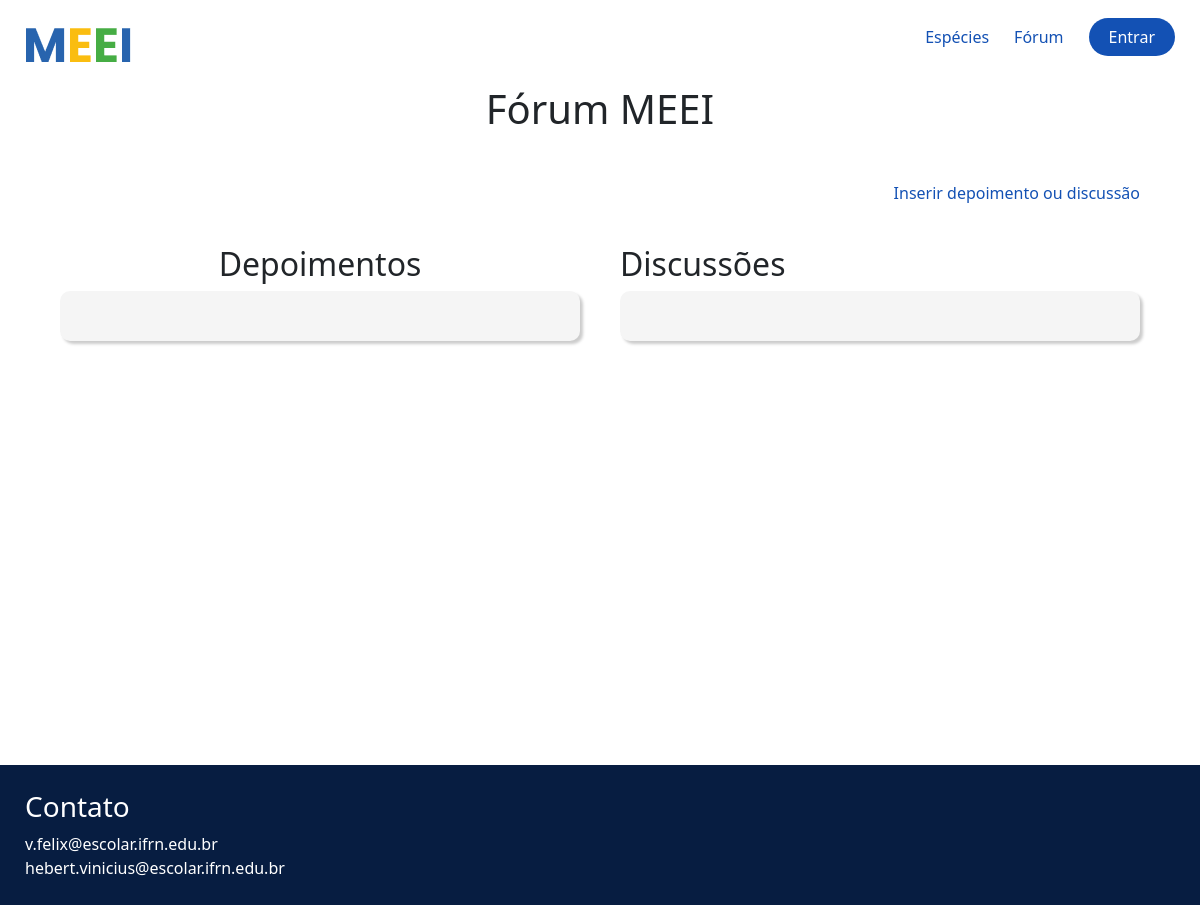
The app's page /noticias/forum/, older data.
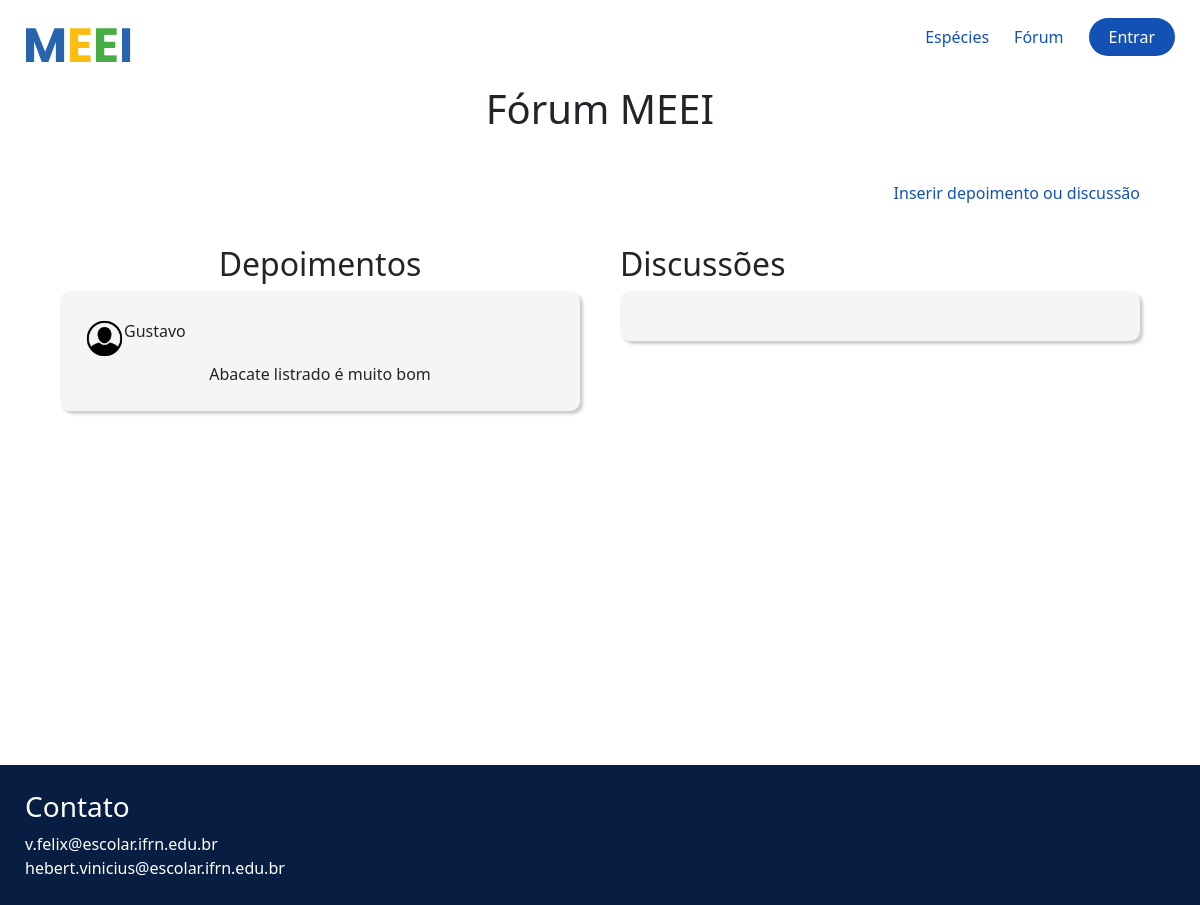
The same page, newer data.
### noticias/models.py (models this page shows, shortened)
class Depoimentos(models.Model):
    DEPOIMENTOS_CHOICES = (
        ('depoimento', 'Depoimento'),
        ('discussao', 'Discussão')
    )
    email = models.EmailField(max_length=150)
    nome = models.CharField(max_length=150)
    depoimento_ou_discussao = models.CharField(
        max_length=11, choices=DEPOIMENTOS_CHOICES
    )
    relato = models.TextField()

### noticias/views.py (the view)
# urls.py: path('forum/', forum, name='forum'),
def forum(request):
    depoimentos = Depoimentos.objects.filter(depoimento_ou_discussao='depoimento')
    discussoes = Depoimentos.objects.filter(depoimento_ou_discussao='discussao')
    context = {'depoimentos': depoimentos, 'discussoes': discussoes}
    return render(request, 'noticias/forum.html', context)

### noticias/templates/noticias/forum.html (shortened to what this page needs)
{% extends "global/base.html" %}
{% load static %}
{% block content %}
<h1 class="title-forum">Fórum MEEI</h1>
    <div class="d-flex justify-content-end">
        <a href="{% url 'depoimentos' %}" class="lista-telas__especie text-decoration-none">Inserir depoimento ou discussão</a>
    </div>
    <section class="conteudo-depoimentos">
        <div class="depoimentos" style="width: 60%;">
        <h2>Depoimentos</h2>
        <div class="conteudo-depoimentos_depoimento">
            {% for i in depoimentos %}
                <div class="conteudo-depoimentos_depoimento_usuario">
                    <span class="usuario justify-content-between">
                    <div class="d-flex">
                        <img
                        src="{% static 'noticias/img/icones/icone-usuario.png' %}"
                        alt="Icone Usuario"
                        />
                        <p>{{ i.nome }}</p>
                    </div>
                    </span>
                    <span>
                    {{ i.relato }}</span
                    >
                </div>
            {% endfor %}
        </div>
    </div>
    <div class="discussoes" style="width: 60%">
        <div class="d-flex justify-content-between">
            <h2>Discussões</h2>
        </div>
        <div class="conteudo-depoimentos_depoimento" style="width: 100%">
        </div>
    </div>
</section>
{% endblock content %}

### templates/global/base.html (shortened to what this page needs)
{% load static %}
<!DOCTYPE html>
<html lang="pt-BR">
<head>
    <link rel="stylesheet" href="{% static 'noticias/css/style.css' %}">
    <link href="https://cdn.jsdelivr.net/npm/bootstrap@5.3.2/dist/css/bootstrap.min.css" rel="stylesheet">
</head>
<body>
    <header>
        <nav>
          <a href="{% url 'index' %}">
            <img src="{% static 'noticias/img/MEEI.png' %}" alt="MEEI" class="logo" />
          </a>
          <ul class="lista-telas">
            <li>
              <a class="lista-telas__especie text-decoration-none" href="{% url 'listagem_especies' %}"
                >Espécies</a
              >
            </li>
            <li>
              <a href="{% url 'forum' %}" class="lista-telas__especie text-decoration-none">Fórum</a>
            </li>
            <li>
              {% if request.user.is_authenticated %}
              <span class="lista-telas__especie text-decoration-none" style="padding-right: 12px" >
                <img
                  src="{% static 'noticias/img/icones/icone-usuario.png' %}"
                  alt="Icone Usuario"
                  style="width: 1.5rem;"
                />
                Olá, {{ request.user.username }}
              </span>
              <a class="lista-telas__entrar text-decoration-none" href="{% url 'logout' %}">Sair</a>
              {% else %}
                <a class="lista-telas__entrar text-decoration-none" href="{% url 'login' %}">Entrar</a>
              {% endif %}
            </li>
          </ul>
        </nav>
      </header>
      <main>
        {% block content %}
        {% endblock content %}
      </main>
      <footer>
        <h3>Contato</h3>
        <a href="mailto:v.felix@escolar.ifrn.edu.br"
            class="text-decoration-none"
          >v.felix@escolar.ifrn.edu.br</a
        >
        <a href="mailto:hebert.vinicius@escolar.ifrn.edu.br"
            class="text-decoration-none"
          >hebert.vinicius@escolar.ifrn.edu.br</a
        >
      </footer>
</body>
</html>

### noticias/static/noticias/css/style.css (style rules this page uses)
:root { --blue: #1351b4; --medium-blue: #0c326f; --dark-blue: #071d41; --grey: #ccc; }
* { margin: 0; padding: 0; box-sizing: border-box; }
body { font-family: "Poppins", sans-serif; min-height: 100vh; }
a { text-decoration: none; }
header { padding: 25px 25px 0; }
nav { display: flex; justify-content: space-between; align-items: center; }
.lista-telas__especie { color: var(--blue); }
.lista-telas__entrar { color: white; background-color: var(--blue); padding: 8px 20px; border-radius: 25px; }
.lista-telas { display: flex; align-items: center; justify-content: center; list-style: none; gap: 25px; }
main { min-height: calc(100vh - 100px); }
main > :not(.dados-estatisticos) { padding: 20px 60px; }
a { text-decoration: none; color: inherit; }
footer { background-color: var(--dark-blue); display: flex; flex-direction: column; padding: 25px; }
footer h3, footer a { color: white; }
.title-forum { position: relative; text-align: center; }
.usuario { display: flex; align-items: center; gap: 8px; }
.usuario img { width: 39px; height: 39px; }
.conteudo-depoimentos_depoimento_usuario span { margin: 3px 0 3px 0 ; }
.conteudo-depoimentos { display: flex; justify-content: space-between; gap: 40px; }
.conteudo-depoimentos_depoimento { background-color: whitesmoke; border-radius: 10px; box-shadow: 3px 3px 3px var(--grey); padding: 25px; display: flex; flex-direction: column; gap: 50px; width: auto; height: auto; }
.depoimentos, .discussoes { text-align: center; }

Row changes from the older to the newer data that the page shows:
added Depoimentos: nome "Gustavo", relato "Abacate listrado é muito bom"
